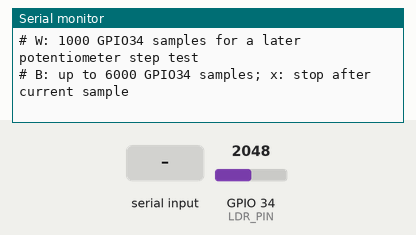
This sketch was run on a simulated ESP32. Shown: the last lines printed to the serial monitor. Inputs (shaded band) come from the test bench; at power-on: GPIO 34 (LDR_PIN) = 2048 (analog values on the 0–4095 scale).

Above: at 1.2 s.
1.3 s: "l" received over Serial
At 2.6 s:
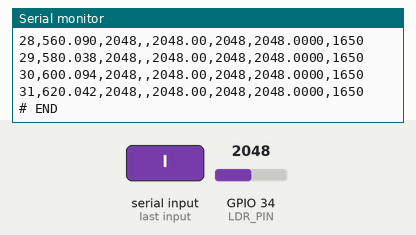
2.8 s: "t" received over Serial
At 3.7 s:
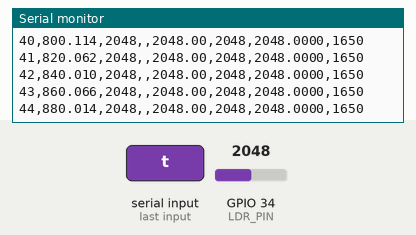
4.3 s: GPIO 34 (LDR_PIN) set to 2866
At 7.0 s:
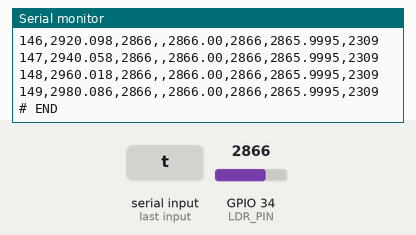
Timing chart, 0 to 8.5 s (numbered marks = the images above; inputs shaded):
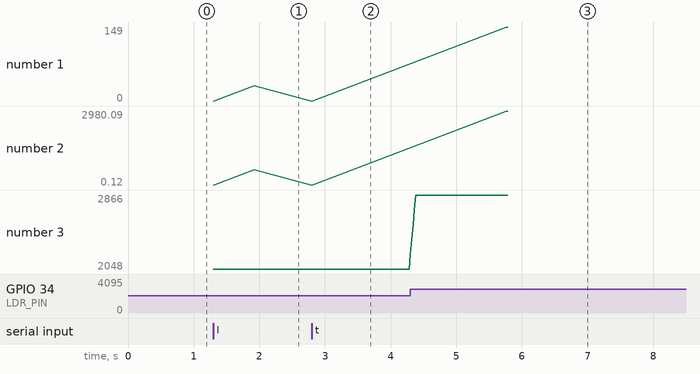

Measured:
- after the input at 1.3 s, the serial monitor: prints a new line at once (image 1)
- after the input at 2.8 s, the serial monitor: prints a new line after 0.64 s (image 2)
- plotted number 1: 31 → 74 after the input at 2.8 s
- plotted number 2: 620.04 → 1480.11 after the input at 2.8 s

The sketch:

analog_capture.ino
```cpp
#include <Arduino.h>

constexpr int LDR_PIN = 34;
constexpr int POT_PIN = 35;
constexpr uint32_t INTERVAL_US = 20000;

void capture(int pin, int count) {
  Serial.println("sample,t_ms,raw,baseline_mv,mean5,median5,ema,ldr_mv");
  const uint32_t start = micros();
  int window[5] = {};
  float ema = 0;
  for (int i = 0; i < count; ++i) {
    if (Serial.peek() == 'x') {
      Serial.read();
      break;
    }
    const uint32_t target = start + i * INTERVAL_US;
    while (static_cast<int32_t>(micros() - target) < 0) {
      delayMicroseconds(100);
    }
    const uint32_t timestamp = micros() - start;
    const int raw = analogRead(pin);
    const uint32_t ldrMv = pin == LDR_PIN ? analogReadMilliVolts(pin) : 0;
    window[i % 5] = raw;
    ema = i == 0 ? raw : 0.2f * raw + 0.8f * ema;
    Serial.printf("%d,%.3f,%d,", i, timestamp / 1000.0, raw);
    if (pin == POT_PIN && count == 32) {
      // Separate conversion for the uncorrected ESP32 API baseline.
      Serial.print(analogReadMilliVolts(pin));
    }
    if (i < 4) {
      Serial.printf(",,,%.4f", ema);
    } else {
      int sorted[5];
      memcpy(sorted, window, sizeof(sorted));
      int sum = 0;
      for (int j = 0; j < 5; ++j) {
        sum += sorted[j];
        for (int k = j; k > 0 && sorted[k] < sorted[k - 1]; --k) {
          const int tmp = sorted[k];
          sorted[k] = sorted[k - 1];
          sorted[k - 1] = tmp;
        }
      }
      Serial.printf(",%.2f,%d,%.4f", sum / 5.0, sorted[2], ema);
    }
    Serial.print(',');
    if (pin == LDR_PIN) {
      Serial.print(ldrMv);
    }
    Serial.println();
  }
  Serial.println("# END");
}

void setup() {
  Serial.begin(115200);
  analogReadResolution(12);
  analogSetPinAttenuation(LDR_PIN, ADC_11db);
  analogSetPinAttenuation(POT_PIN, ADC_11db);
  Serial.println("# l/p: 32 LDR/pot samples; L/P: 500; S: 1000 pot samples");
  Serial.println("# t: 150 LDR samples with calibrated millivolt estimates");
  Serial.println("# W: 1000 GPIO34 samples for a later potentiometer step test");
  Serial.println("# B: up to 6000 GPIO34 samples; x: stop after current sample");
}

void loop() {
  switch (Serial.read()) {
    case 'l': capture(LDR_PIN, 32); break;
    case 't': capture(LDR_PIN, 150); break;
    case 'p': capture(POT_PIN, 32); break;
    case 'L': capture(LDR_PIN, 500); break;
    case 'W': capture(LDR_PIN, 1000); break;
    case 'B': capture(LDR_PIN, 6000); break;
    case 'P': capture(POT_PIN, 500); break;
    case 'S': capture(POT_PIN, 1000); break;
  }
  delay(1);
}
```
